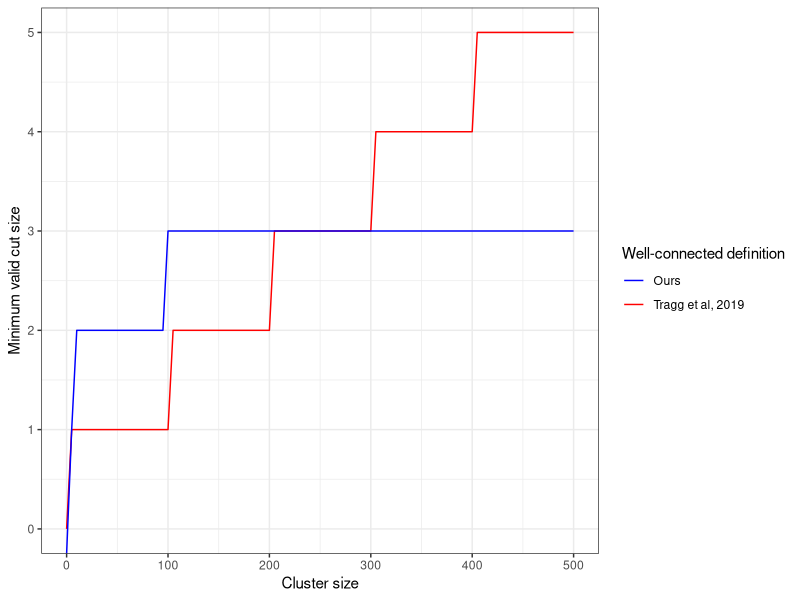
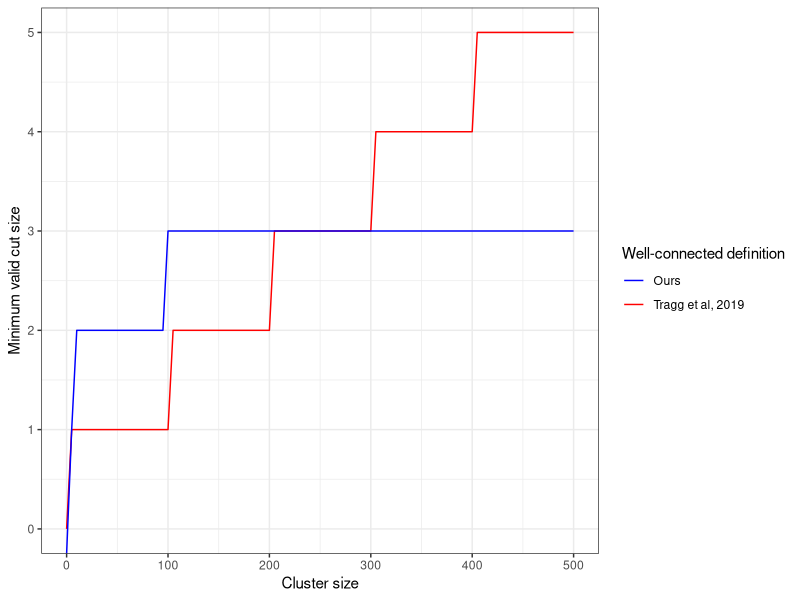

Reproduce these figures in R, in order.
library(ggplot2)

#p <- ggplot() + geom_function(fun = function(x) ceiling(0.01*(x-1)), linewidth=1.2,colour = "red") + 
#  geom_function(fun = function(x) floor(1 + log10(x)), linewidth=1.2,colour = "blue") +
#  theme_bw()  + xlim(0,500)  + scale_y_continuous(breaks=c(seq(0,500,by=50))) +
#  xlab("cluster_size") + ylab("min_valid_cut") + theme(text = element_text(size = 20))


#pdf('tandys_figure_3.pdf')
#print(p)
#dev.off()

ggplot() + xlim(0,500) + ylim(0,5) +# scale_y_continuous(breaks=c(seq(0,500,by=50))) +
  geom_function(aes(colour = "Tragg et al, 2019"), fun = function(x) ceiling(0.01*(x-1))) + 
  geom_function(aes(colour = "Ours"), fun = function(x) floor(1 + log10(x))) +
  theme_bw()+
  theme(legend.position = "right")+
  scale_colour_manual(values = c("blue", "red"))+
  xlab("Cluster size") + ylab("Minimum valid cut size")+
  guides(colour=guide_legend(title="Well-connected definition"))
  #annotate(geom="text",label=expression("f(x)"), x = 0.13, y = 4, parse = TRUE, color="red")

ggsave("well_connected_definition.pdf",width=6,height=4)